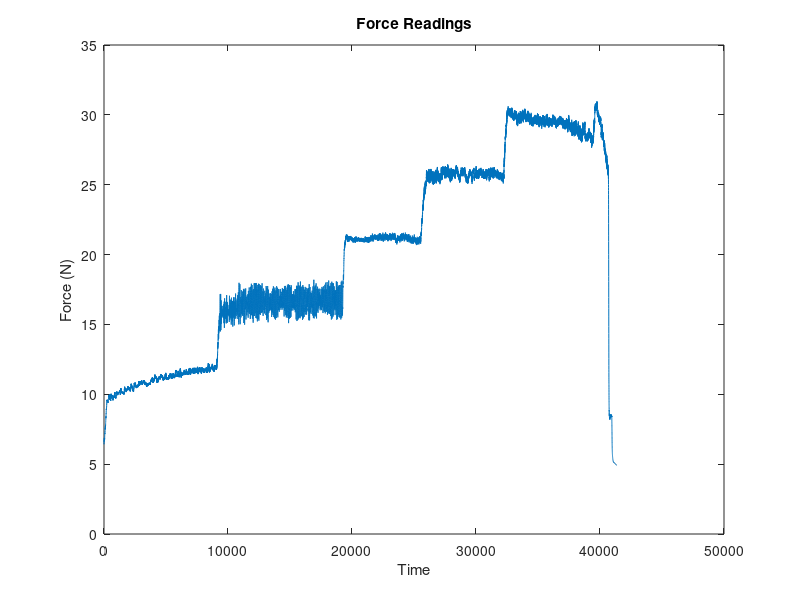
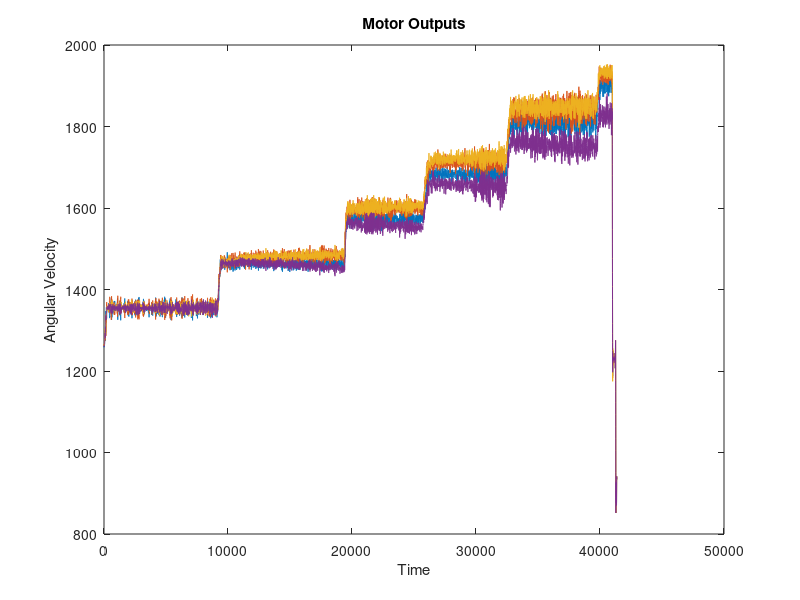

Source code (MATLAB) for these figures, in order:
function plots_for_poster()
%plots single case of motor outputs and resulting force in Z for airshow
%poster

load('POC_tracks_alignment_data_2018_05_01_Thrust_Acro.mat')
x = 1:length(a_o1);

figure('Visible','on','Name','Sensor Data')
plot(a_fz)
title('Force Readings')
xlabel('Time')
ylabel('Force (N)')

figure('Visible','on','Name','Motor Outputs')
plot(x,a_o1,x,a_o2,x,a_o3,x,a_o4)
title('Motor Outputs')
xlabel('Time')
ylabel('Angular Velocity')
